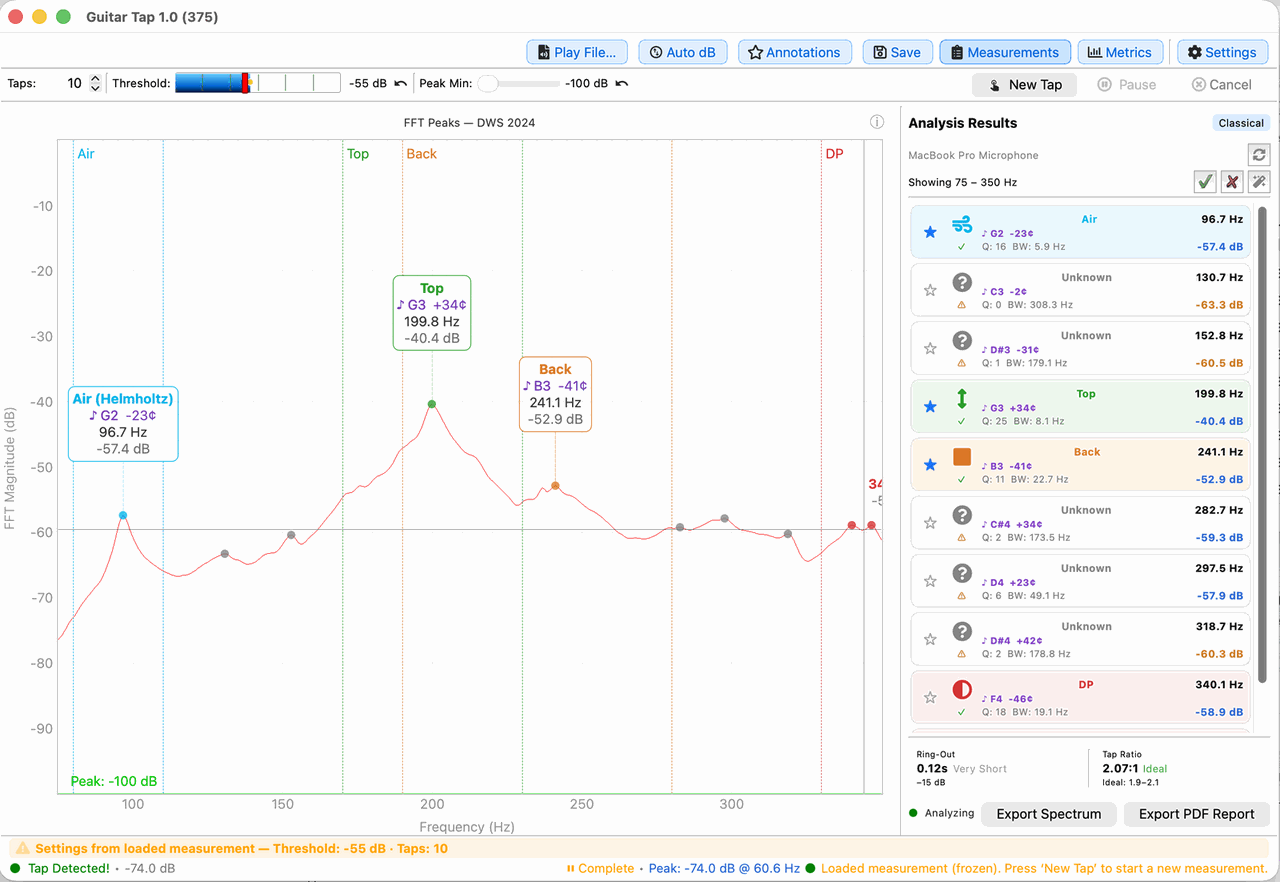

Here is the Python script that generated this plot:
""" Samples audio signal and finds the peaks of the guitar tap resonances
"""

import sys
import os

import numpy as np
import sounddevice as sd
from PyQt6 import QtWidgets, QtGui, QtCore

import fft_canvas as fft_c
import fft_toolbar as fft_t
import peaks_table as PT
import show_devices as SD
import app_settings as AS
import measurement as M
import measurements_dialog as MD
import plate_analysis as PA
import plate_dialog as PD
import guitar_modes as GM
import help_dialog as HD
import gt_images as gt_i
import qtawesome as qta

basedir = os.path.dirname(__file__)

if os.name == "nt":
    import named_mutex as NM
    from ctypes import windll
    MY_APP_ID = "dolcesfogato.guitar-tap.guitar-tap.0.5"
    windll.shell32.SetCurrentProcessExplicitAppUserModelID(MY_APP_ID)



def _vsep() -> QtWidgets.QFrame:
    """Thin vertical separator for horizontal toolbars."""
    sep = QtWidgets.QFrame()
    sep.setFrameShape(QtWidgets.QFrame.Shape.VLine)
    sep.setFrameShadow(QtWidgets.QFrame.Shadow.Sunken)
    return sep


def _hsep() -> QtWidgets.QFrame:
    """Thin horizontal separator."""
    sep = QtWidgets.QFrame()
    sep.setFrameShape(QtWidgets.QFrame.Shape.HLine)
    sep.setFrameShadow(QtWidgets.QFrame.Shadow.Sunken)
    return sep


class MainWindow(QtWidgets.QMainWindow):
    """Main application window."""

    def __init__(self) -> None:
        super().__init__()

        self.saved_path: str = ""
        self._ring_out_s: float | None = None
        self._is_running: bool = False
        self._is_paused: bool = False
        self._is_frozen: bool = False
        self._tap_count_captured: int = 0
        self._plate_dialog: PD.PlateDialog | None = None
        self._help_dialog: HD.HelpDialog | None = None
        self._metrics_dialog: QtWidgets.QDialog | None = None
        self._proc_times: list[float] = []          # rolling 30-frame processing times
        self.avg_enable_saved: bool = False

        with open(os.path.join(basedir, "./version"), "r", encoding="UTF-8") as fh:
            version = fh.read().rstrip()
        self.setWindowTitle(f"Guitar Tap {version}")

        # Menu bar — Help menu
        help_menu = self.menuBar().addMenu("Help")
        help_action = QtGui.QAction("Guitar Tap Help", self)
        help_action.setShortcut(QtGui.QKeySequence("Ctrl+?"))
        help_action.triggered.connect(self._show_help)
        help_menu.addAction(help_action)

        # Window geometry
        geom = AS.AppSettings.window_geometry()
        if geom:
            self.restoreGeometry(geom)
            screen = QtWidgets.QApplication.primaryScreen()
            if screen:
                available = screen.availableGeometry()
                w = min(self.width(), available.width() - 40)
                h = min(self.height(), available.height() - 40)
                self.resize(w, h)
                fg = self.frameGeometry()
                if not available.contains(fg.topLeft()):
                    self.move(available.center() - self.rect().center())
        else:
            self.resize(1200, 760)

        # Audio / FFT parameters
        self.threshold: int = AS.AppSettings.threshold()
        fft_settings: dict[str, int] = {
            "sampling_rate": 48000,
            "window_length": 4 * 16384,
        }
        f_range: dict[str, int] = {
            "f_min": AS.AppSettings.f_min(),
            "f_max": AS.AppSettings.f_max(),
        }

        # Build FftCanvas first — everything else references it
        self.fft_canvas = fft_c.FftCanvas(
            fft_settings["window_length"],
            fft_settings["sampling_rate"],
            f_range,
            self.threshold,
        )
        self.fft_canvas.setMinimumSize(500, 350)

        # ── Root layout (vertical) ───────────────────────────────────────
        main_widget = QtWidgets.QWidget()
        self.setCentralWidget(main_widget)
        root = QtWidgets.QVBoxLayout(main_widget)
        root.setSpacing(0)
        root.setContentsMargins(2, 2, 2, 2)

        root.addWidget(self._build_toolbar())
        root.addWidget(self._build_controls_bar(fft_settings))

        # Content row: canvas (stretch) + divider + results panel (content-sized, always visible)
        content = QtWidgets.QWidget()
        ch = QtWidgets.QHBoxLayout(content)
        ch.setSpacing(0)
        ch.setContentsMargins(0, 4, 0, 0)
        root.addWidget(content, stretch=1)

        # Left: canvas + pyqtgraph toolbar
        canvas_widget = QtWidgets.QWidget()
        cv = QtWidgets.QVBoxLayout(canvas_widget)
        cv.setContentsMargins(0, 0, 0, 0)
        cv.setSpacing(0)
        cv.addWidget(self.fft_canvas, stretch=1)
        self._fft_toolbar = fft_t.FftToolbar(self.fft_canvas, canvas_widget)
        cv.addWidget(self._fft_toolbar)
        ch.addWidget(canvas_widget, stretch=1)

        ch.addWidget(_vsep())

        # Right: results panel — sizes to its content, never hidden
        self._right_panel = self._build_right_panel(f_range)
        ch.addWidget(self._right_panel)

        # Bottom status bar
        root.addWidget(self._build_status_bar())

        # Wire everything up
        self._connect_signals()
        self._init_state(f_range)

    # ================================================================
    # Layout builders
    # ================================================================

    def _build_toolbar(self) -> QtWidgets.QWidget:
        """Top button bar: display toggles, save, measurements."""
        bar = QtWidgets.QWidget()
        bar.setObjectName("toolbar")
        bar.setStyleSheet("#toolbar { border-bottom: 1px solid palette(mid); }")
        hl = QtWidgets.QHBoxLayout(bar)
        hl.setContentsMargins(8, 4, 8, 4)
        hl.setSpacing(6)

        hl.addStretch()

        self.auto_db_btn = QtWidgets.QToolButton()
        self.auto_db_btn.setIcon(qta.icon("mdi.swap-vertical-circle-outline"))
        self.auto_db_btn.setIconSize(QtCore.QSize(18, 18))
        self.auto_db_btn.setText("Auto dB")
        self.auto_db_btn.setToolButtonStyle(
            QtCore.Qt.ToolButtonStyle.ToolButtonTextBesideIcon
        )
        self.auto_db_btn.setStyleSheet("border: none")
        self.auto_db_btn.setCheckable(True)
        self.auto_db_btn.setChecked(False)
        self.auto_db_btn.setToolTip("Automatically scale the dB axis to the spectrum floor")
        hl.addWidget(self.auto_db_btn)

        hl.addSpacing(4)

        self.annotations_btn = QtWidgets.QToolButton()
        self.annotations_btn.setIcon(qta.icon("fa5.star"))
        self.annotations_btn.setIconSize(QtCore.QSize(16, 16))
        self.annotations_btn.setText("Annotations")
        self.annotations_btn.setToolButtonStyle(
            QtCore.Qt.ToolButtonStyle.ToolButtonTextBesideIcon
        )
        self.annotations_btn.setStyleSheet("border: none")
        self.annotations_btn.setToolTip(
            "Annotation visibility: Selected\nClick to cycle: Selected → None → All"
        )
        self._ann_mode_idx: int = 0
        hl.addWidget(self.annotations_btn)

        hl.addSpacing(4)

        self.save_measurement_btn = QtWidgets.QPushButton(
            qta.icon("fa5.save"), "Save"
        )
        self.save_measurement_btn.setToolTip("Save the current held peaks to a JSON file")
        self.save_measurement_btn.setEnabled(False)
        hl.addWidget(self.save_measurement_btn)

        self.open_measurements_btn = QtWidgets.QPushButton(
            qta.icon("fa5s.clipboard-list"), "Measurements"
        )
        self.open_measurements_btn.setToolTip("Browse, load, or delete saved measurements")
        hl.addWidget(self.open_measurements_btn)

        metrics_btn = QtWidgets.QPushButton(qta.icon("fa5.chart-bar"), "Metrics")
        metrics_btn.setToolTip("Show FFT diagnostics: frame rate, sample time, processing time")
        metrics_btn.clicked.connect(self._show_metrics)
        hl.addWidget(metrics_btn)

        hl.addWidget(_vsep())

        settings_btn = QtWidgets.QPushButton(qta.icon("fa5s.cog"), "Settings")
        settings_btn.setToolTip(
            "Frequency range, spectrum averaging, audio and calibration settings"
        )
        settings_btn.clicked.connect(self._show_settings)
        hl.addWidget(settings_btn)

        return bar

    def _build_controls_bar(self, fft_settings: dict[str, int]) -> QtWidgets.QWidget:
        """Controls bar: Taps | Threshold | Hysteresis | Peak Min || New Tap | Pause | Cancel"""
        bar = QtWidgets.QWidget()
        bar.setObjectName("controls_bar")
        bar.setStyleSheet(
            "#controls_bar { border-bottom: 1px solid palette(mid); }"
        )
        hl = QtWidgets.QHBoxLayout(bar)
        hl.setContentsMargins(6, 2, 6, 2)
        hl.setSpacing(4)

        app_pt = QtWidgets.QApplication.font().pointSize()
        caption_font = QtGui.QFont(bar.font())
        caption_font.setPointSize(max(8, (app_pt if app_pt > 0 else 13) - 2))

        def _lbl(text: str) -> QtWidgets.QLabel:
            w = QtWidgets.QLabel(text)
            w.setFont(caption_font)
            return w

        def _db_slider_group(
            label: str,
            min_db: int,
            max_db: int,
            current_val: int,   # canvas 0-100 scale
            default_val: int,   # canvas 0-100 scale
            tip: str,
        ) -> tuple[QtWidgets.QSlider, QtWidgets.QLabel, QtWidgets.QToolButton]:
            """Add label + slider + dB readout + reset button to hl; return (slider, readout, reset)."""
            hl.addWidget(_lbl(label))
            slider = QtWidgets.QSlider(QtCore.Qt.Orientation.Horizontal)
            slider.setRange(min_db, max_db)
            slider.setValue(current_val - 100)   # convert to dB
            slider.setFixedWidth(80)
            slider.setToolTip(tip)
            hl.addWidget(slider)

            readout = QtWidgets.QLabel(f"{current_val - 100} dB")
            readout.setFont(caption_font)
            readout.setMinimumWidth(40)
            readout.setAlignment(
                QtCore.Qt.AlignmentFlag.AlignRight | QtCore.Qt.AlignmentFlag.AlignVCenter
            )
            hl.addWidget(readout)

            reset_btn = QtWidgets.QToolButton()
            reset_btn.setIcon(qta.icon("mdi.undo"))
            reset_btn.setStyleSheet("border: none")
            reset_btn.setToolTip(f"Reset to default ({default_val - 100} dB)")
            reset_btn.setFixedSize(18, 18)
            hl.addWidget(reset_btn)

            return slider, readout, reset_btn

        # ── Taps ──────────────────────────────────────────────────────────
        hl.addWidget(_lbl("Taps:"))
        self.tap_num_spin = QtWidgets.QSpinBox()
        self.tap_num_spin.setMinimum(1)
        self.tap_num_spin.setMaximum(10)
        self.tap_num_spin.setValue(1)
        self.tap_num_spin.setFixedWidth(45)
        self.tap_num_spin.setToolTip("Number of taps to accumulate and average")
        hl.addWidget(self.tap_num_spin)

        hl.addWidget(_vsep())

        # ── Threshold (tap detection) ──────────────────────────────────────
        tap_thresh_val = AS.AppSettings.tap_threshold()   # 0-100 scale
        self.tap_threshold_slider, self.tap_threshold_readout, _tap_reset = \
            _db_slider_group(
                "Threshold:", -80, -20, tap_thresh_val, 60,
                "Signal level that triggers tap detection\n"
                "(shown as orange dashed line on the spectrum)",
            )
        _tap_reset.clicked.connect(lambda: self.tap_threshold_slider.setValue(-40))

        hl.addWidget(_vsep())

        # ── Peak Min ──────────────────────────────────────────────────────
        peak_min_val = AS.AppSettings.threshold()   # 0-100 scale
        self.threshold_slider, self.peak_min_readout, _peak_reset = \
            _db_slider_group(
                "Peak Min:", -100, -20, peak_min_val, 40,
                "Minimum magnitude a spectral peak must have to be reported\n"
                "(shown as green line on the spectrum)",
            )
        _peak_reset.clicked.connect(lambda: self.threshold_slider.setValue(-60))

        hl.addStretch()

        # ── Plate / Brace (hidden until plate/brace mode) ─────────────────
        self.plate_analysis_btn = QtWidgets.QPushButton("Plate / Brace Analysis…")
        self.plate_analysis_btn.setVisible(False)
        self.plate_analysis_btn.setToolTip("Open the plate/brace material analysis dialog")
        hl.addWidget(self.plate_analysis_btn)

        # ── New Tap ───────────────────────────────────────────────────────
        self.new_tap_btn = QtWidgets.QPushButton("New Tap")
        self.new_tap_btn.setIcon(qta.icon("mdi.gesture-tap"))
        self.new_tap_btn.setToolTip("Clear held results and listen for the next tap")
        self.new_tap_btn.setEnabled(False)
        hl.addWidget(self.new_tap_btn)

        # ── Pause / Resume ────────────────────────────────────────────────
        self.pause_tap_btn = QtWidgets.QPushButton("Pause")
        self.pause_tap_btn.setIcon(qta.icon("fa5.pause-circle"))
        self.pause_tap_btn.setToolTip("Pause tap detection (spectrum keeps updating)")
        self.pause_tap_btn.setEnabled(False)
        hl.addWidget(self.pause_tap_btn)

        # ── Cancel ────────────────────────────────────────────────────────
        self.cancel_tap_btn = QtWidgets.QPushButton("Cancel")
        self.cancel_tap_btn.setIcon(qta.icon("fa5.times-circle"))
        self.cancel_tap_btn.setToolTip("Cancel the current multi-tap sequence")
        self.cancel_tap_btn.setEnabled(False)
        hl.addWidget(self.cancel_tap_btn)

        return bar

    def _build_right_panel(self, f_range: dict[str, int]) -> QtWidgets.QWidget:
        """Analysis Results panel (collapsible, right side of splitter)."""
        small_font = QtGui.QFont()
        small_font.setPointSize(10)
        info_font = QtGui.QFont()
        info_font.setPointSize(9)

        panel = QtWidgets.QWidget()
        panel.setSizePolicy(
            QtWidgets.QSizePolicy.Policy.Preferred,
            QtWidgets.QSizePolicy.Policy.Expanding,
        )
        vbox = QtWidgets.QVBoxLayout(panel)
        vbox.setContentsMargins(6, 4, 6, 4)
        vbox.setSpacing(4)

        # Title
        title = QtWidgets.QLabel("Analysis Results")
        bold_font = QtGui.QFont()
        bold_font.setBold(True)
        bold_font.setPointSize(13)
        title.setFont(bold_font)
        vbox.addWidget(title)

        # Guitar type and measurement type — hidden; shown in Settings dialog
        self.guitar_type_combo = QtWidgets.QComboBox()
        self.guitar_type_combo.addItems(["Classical", "Flamenco", "Acoustic"])
        self.guitar_type_combo.setToolTip(
            "Select the guitar type to set mode classification frequency bands"
        )
        self.measurement_type_combo = QtWidgets.QComboBox()
        self.measurement_type_combo.addItems(["Guitar", "Plate", "Brace"])
        self.measurement_type_combo.setToolTip(
            "Guitar: FFT peak analysis\nPlate / Brace: two-tap material property analysis"
        )

        # Frequency range label + measurement type badge (read-only)
        freq_row = QtWidgets.QHBoxLayout()
        self.freq_range_label = QtWidgets.QLabel(
            f"Showing {f_range['f_min']} – {f_range['f_max']} Hz"
        )
        self.freq_range_label.setFont(small_font)
        freq_row.addWidget(self.freq_range_label, stretch=1)

        self.measurement_type_badge = QtWidgets.QLabel("Guitar")
        self.measurement_type_badge.setFont(small_font)
        self.measurement_type_badge.setAlignment(
            QtCore.Qt.AlignmentFlag.AlignCenter
        )
        self.measurement_type_badge.setStyleSheet(
            "background: rgba(0,100,255,0.15); border-radius: 4px;"
            "padding: 1px 6px;"
        )
        freq_row.addWidget(self.measurement_type_badge)
        vbox.addLayout(freq_row)

        vbox.addWidget(_hsep())

        # "Detected Peaks & Modes" header + Select All / Deselect All buttons
        peaks_header = QtWidgets.QHBoxLayout()
        peaks_lbl = QtWidgets.QLabel("Detected Peaks & Modes")
        peaks_lbl.setFont(small_font)
        peaks_header.addWidget(peaks_lbl, stretch=1)

        style = self.style()
        self.select_all_btn = QtWidgets.QToolButton()
        self.select_all_btn.setIcon(
            style.standardIcon(QtWidgets.QStyle.StandardPixmap.SP_DialogApplyButton)
            if style else QtGui.QIcon()
        )
        self.select_all_btn.setIconSize(QtCore.QSize(14, 14))
        self.select_all_btn.setFixedSize(22, 22)
        self.select_all_btn.setToolTip("Select all peaks")
        self.select_all_btn.setEnabled(False)
        peaks_header.addWidget(self.select_all_btn)

        self.deselect_all_btn = QtWidgets.QToolButton()
        self.deselect_all_btn.setIcon(
            style.standardIcon(QtWidgets.QStyle.StandardPixmap.SP_DialogCancelButton)
            if style else QtGui.QIcon()
        )
        self.deselect_all_btn.setIconSize(QtCore.QSize(14, 14))
        self.deselect_all_btn.setFixedSize(22, 22)
        self.deselect_all_btn.setToolTip("Deselect all peaks")
        self.deselect_all_btn.setEnabled(False)
        peaks_header.addWidget(self.deselect_all_btn)

        vbox.addLayout(peaks_header)

        # Peaks table — the main content (takes all available vertical space)
        self.peak_widget = PT.PeakTable()
        vbox.addWidget(self.peak_widget, stretch=1)

        vbox.addWidget(_hsep())

        # Ring-Out time
        def _result_row(label: str) -> QtWidgets.QLabel:
            row = QtWidgets.QHBoxLayout()
            lbl = QtWidgets.QLabel(label)
            lbl.setFont(small_font)
            val = QtWidgets.QLabel("—")
            val.setFont(small_font)
            val.setAlignment(QtCore.Qt.AlignmentFlag.AlignRight)
            row.addWidget(lbl)
            row.addWidget(val)
            vbox.addLayout(row)
            return val

        ring_out_lbl = QtWidgets.QLabel("Ring-Out Time")
        ring_out_lbl.setFont(small_font)
        vbox.addWidget(ring_out_lbl)
        self.ring_out_value = _result_row("Decay:")

        vbox.addWidget(_hsep())

        # Tap tone ratios
        ratios_title = QtWidgets.QLabel("Tap Tone Ratio")
        ratios_title.setFont(small_font)
        vbox.addWidget(ratios_title)

        self.ratio_top_helm  = _result_row("Top / Helm:")
        self.ratio_back_helm = _result_row("Back / Helm:")
        self.ratio_top_back  = _result_row("Top / Back:")

        vbox.addWidget(_hsep())

        # Export buttons
        self.export_spectrum_btn = QtWidgets.QPushButton("Export Spectrum")
        self.export_spectrum_btn.setEnabled(False)
        self.export_spectrum_btn.setToolTip("Export the current spectrum as a PNG image")
        vbox.addWidget(self.export_spectrum_btn)

        self.export_pdf_btn = QtWidgets.QPushButton("Export PDF Report")
        self.export_pdf_btn.setEnabled(False)
        self.export_pdf_btn.setToolTip("Export the current measurement to a PDF report")
        vbox.addWidget(self.export_pdf_btn)

        # Averaging widgets: shown in Settings dialog, not in main layout
        self.num_averages = QtWidgets.QSpinBox()
        self.num_averages.setMinimum(0)
        self.num_averages.setMaximum(10)
        self.num_averages.setValue(0)

        self.avg_enable = QtWidgets.QToolButton()
        self.avg_enable.setCheckable(True)
        self.avg_enable.setChecked(False)

        self.avg_restart = QtWidgets.QPushButton()
        _style = self.style()
        if _style is not None:
            pixmapi = getattr(QtWidgets.QStyle.StandardPixmap, "SP_MediaSkipBackward")
            self.avg_restart.setIcon(_style.standardIcon(pixmapi))

        self.avg_completed = QtWidgets.QLabel("0")

        self.avg_done = QtWidgets.QLabel()
        _red_px = gt_i.GtImages.red_pixmap()
        if _red_px is not None:
            self.avg_done.setPixmap(_red_px)

        # Frequency range spinners: shown in Settings dialog
        self.min_spin = QtWidgets.QSpinBox()
        self.min_spin.setMinimum(0)
        self.min_spin.setMaximum(22050)
        self.min_spin.setValue(int(f_range["f_min"]))

        self.max_spin = QtWidgets.QSpinBox()
        self.max_spin.setMinimum(0)
        self.max_spin.setMaximum(22050)
        self.max_spin.setValue(int(f_range["f_max"]))

        return panel

    def _build_decay_strip(self) -> QtWidgets.QWidget:
        """Thin strip below the spectrum showing ring-out decay time."""
        strip = QtWidgets.QWidget()
        strip.setObjectName("decay_strip")
        strip.setStyleSheet("#decay_strip { border-top: 1px solid palette(mid); }")
        hl = QtWidgets.QHBoxLayout(strip)
        hl.setContentsMargins(8, 2, 8, 2)

        small_font = QtGui.QFont()
        small_font.setPointSize(10)

        lbl = QtWidgets.QLabel("Decay:")
        lbl.setFont(small_font)
        hl.addWidget(lbl)

        self.ring_out_value = QtWidgets.QLabel("—")
        self.ring_out_value.setFont(small_font)
        self.ring_out_value.setToolTip("Ring-out: time from tap peak to 15 dB drop")
        hl.addWidget(self.ring_out_value)

        hl.addStretch()
        return strip

    def _build_status_bar(self) -> QtWidgets.QWidget:
        """Bottom status bar: device name | calibration | running status."""
        bar = QtWidgets.QWidget()
        bar.setObjectName("bottom_status_bar")
        bar.setStyleSheet("#bottom_status_bar { border-top: 1px solid palette(mid); }")
        hl = QtWidgets.QHBoxLayout(bar)
        hl.setContentsMargins(8, 3, 8, 3)
        hl.setSpacing(8)

        small_font = QtGui.QFont()
        small_font.setPointSize(10)

        self.device_status_lbl = QtWidgets.QLabel("No device")
        self.device_status_lbl.setFont(small_font)
        hl.addWidget(self.device_status_lbl)

        hl.addWidget(_vsep())

        self.cal_status = QtWidgets.QLabel("Calibration: none")
        self.cal_status.setFont(small_font)
        hl.addWidget(self.cal_status)

        hl.addStretch()

        self.status_label = QtWidgets.QLabel("● Stopped")
        self.status_label.setFont(small_font)
        hl.addWidget(self.status_label)

        return bar

    def _show_metrics(self) -> None:
        """Non-modal dialog showing live FFT diagnostics."""
        if self._metrics_dialog and self._metrics_dialog.isVisible():
            self._metrics_dialog.raise_()
            self._metrics_dialog.activateWindow()
            return

        fft_settings = {"sampling_rate": 48000, "window_length": 4 * 16384}
        sr          = fft_settings["sampling_rate"]
        wl          = fft_settings["window_length"]
        spectral_res = sr / wl
        bandwidth    = sr / 2
        sample_len   = wl / sr
        bin_count    = wl // 2 + 1

        dlg = QtWidgets.QDialog(self)
        dlg.setWindowTitle("FFT Metrics")
        dlg.setMinimumWidth(380)
        dlg.setAttribute(QtCore.Qt.WidgetAttribute.WA_DeleteOnClose)
        dlg.destroyed.connect(lambda: setattr(self, "_metrics_dialog", None))
        self._metrics_dialog = dlg

        sub_font = QtGui.QFont(dlg.font())
        sub_font.setPointSize(max(8, sub_font.pointSize() - 2))
        mono_font = QtGui.QFont(dlg.font())
        mono_font.setFamily("Menlo, Courier, monospace")
        mono_font.setStyleHint(QtGui.QFont.StyleHint.Monospace)

        def _fmt_freq(hz: float) -> str:
            return f"{hz/1000:.2f} kHz" if hz >= 1000 else f"{hz:.1f} Hz"

        def _divider() -> QtWidgets.QFrame:
            f = QtWidgets.QFrame()
            f.setFrameShape(QtWidgets.QFrame.Shape.HLine)
            f.setFrameShadow(QtWidgets.QFrame.Shadow.Sunken)
            return f

        def _metric_row(
            label: str, subtitle: str, value: str = "—", color: str = ""
        ) -> tuple[QtWidgets.QHBoxLayout, QtWidgets.QLabel]:
            """Replicates Swift MetricRow: label+subtitle left, monospaced value right."""
            row = QtWidgets.QHBoxLayout()
            row.setContentsMargins(0, 2, 0, 2)
            lv = QtWidgets.QVBoxLayout()
            lv.setContentsMargins(0, 0, 0, 0)
            lv.setSpacing(1)
            lv.addWidget(QtWidgets.QLabel(label))
            sub = QtWidgets.QLabel(subtitle)
            sub.setFont(sub_font)
            sub.setStyleSheet("color: gray")
            lv.addWidget(sub)
            row.addLayout(lv)
            row.addStretch()
            val = QtWidgets.QLabel(value)
            val.setFont(mono_font)
            val.setStyleSheet(f"font-weight: bold; color: {color}" if color else "font-weight: bold")
            row.addWidget(val)
            return row, val

        def _group(title: str, rows_and_dividers: list) -> QtWidgets.QGroupBox:
            grp = QtWidgets.QGroupBox(title)
            vl = QtWidgets.QVBoxLayout(grp)
            vl.setContentsMargins(8, 8, 8, 8)
            vl.setSpacing(4)
            for item in rows_and_dividers:
                if isinstance(item, QtWidgets.QFrame):
                    vl.addWidget(item)
                else:
                    vl.addLayout(item)
            return grp

        outer = QtWidgets.QVBoxLayout(dlg)
        outer.setContentsMargins(12, 12, 12, 12)
        outer.setSpacing(12)

        # ── Analysis Configuration ────────────────────────────────────────
        r1, _  = _metric_row("Frequency Resolution", "Hz per bin", _fmt_freq(spectral_res))
        r2, _  = _metric_row("Bin Count", "FFT output bins (guitar mode only)", f"{bin_count:,}")
        r3, _  = _metric_row("Sample Rate", "Hardware capture rate", f"{sr:,.0f} Hz")
        r4, _  = _metric_row("Bandwidth", "0 Hz to Nyquist", _fmt_freq(bandwidth))
        r5, _  = _metric_row("Sample Length", "Time window duration", f"{sample_len:.2f} s")
        r6, self._metrics_framerate_lbl = _metric_row("Frame Rate", "FFT calculations/sec")
        outer.addWidget(_group("Analysis Configuration", [
            r1, _divider(), r2, _divider(), r3, _divider(), r4, _divider(), r5, _divider(), r6,
        ]))

        # ── Performance ───────────────────────────────────────────────────
        r7,  self._metrics_proctime_lbl     = _metric_row("Processing Time",    "Last frame")
        r8,  self._metrics_avg_proctime_lbl = _metric_row("Average Processing", "30-frame average")
        r9,  self._metrics_cpu_lbl          = _metric_row("CPU Usage",          "Of available frame time")
        outer.addWidget(_group("Performance", [
            r7, _divider(), r8, _divider(), r9,
        ]))

        # ── Peak Detection ────────────────────────────────────────────────
        r10, self._metrics_peak_freq_lbl = _metric_row("Peak Frequency", "Dominant frequency")
        r11, self._metrics_peak_mag_lbl  = _metric_row("Peak Magnitude", "Signal strength")
        outer.addWidget(_group("Peak Detection", [
            r10, _divider(), r11,
        ]))

        # ── Status (small, caption style, matches Swift HStack) ───────────
        status_row = QtWidgets.QHBoxLayout()
        self._metrics_status_dot = QtWidgets.QLabel("●")
        self._metrics_status_dot.setFont(sub_font)
        status_row.addWidget(self._metrics_status_dot)
        self._metrics_status_lbl = QtWidgets.QLabel()
        self._metrics_status_lbl.setFont(sub_font)
        self._metrics_status_lbl.setStyleSheet("color: gray")
        status_row.addWidget(self._metrics_status_lbl)
        status_row.addStretch()
        if self._is_running:
            self._metrics_status_dot.setStyleSheet("color: green")
            self._metrics_status_lbl.setText("Analyzing")
        else:
            self._metrics_status_dot.setStyleSheet("color: gray")
            self._metrics_status_lbl.setText("Stopped")
        outer.addLayout(status_row)

        close_btn = QtWidgets.QPushButton("Close")
        close_btn.clicked.connect(dlg.accept)
        outer.addWidget(close_btn)

        dlg.show()

    # ================================================================
    # Signal connections
    # ================================================================

    def _connect_signals(self) -> None:
        canvas = self.fft_canvas

        # Peak Min slider (dB) ↔ canvas (0-100 scale)
        self.threshold_slider.valueChanged.connect(self._on_threshold_changed)

        # Tap detection threshold slider (dB) ↔ canvas (0-100 scale)
        self.tap_threshold_slider.valueChanged.connect(self._on_tap_threshold_changed)

        # Pause / Cancel / tap-detection-paused
        self.pause_tap_btn.clicked.connect(self._on_pause_tap)
        self.cancel_tap_btn.clicked.connect(self._on_cancel_tap)
        canvas.tapDetectionPaused.connect(self._on_tap_detection_paused)

        # Frequency range spinners → canvas + label + persist
        self.min_spin.valueChanged.connect(self._on_fmin_changed)
        self.max_spin.valueChanged.connect(self._on_fmax_changed)

        # Auto dB
        self.auto_db_btn.toggled.connect(canvas.set_auto_scale)
        self.auto_db_btn.toggled.connect(self._on_auto_db_toggled)

        # Annotations cycling button
        self.annotations_btn.clicked.connect(self._on_cycle_annotation_mode)

        # Select / deselect all peaks
        self.select_all_btn.clicked.connect(self._on_select_all_peaks)
        self.deselect_all_btn.clicked.connect(self._on_deselect_all_peaks)

        # Guitar type
        self.guitar_type_combo.currentTextChanged.connect(self._on_guitar_type_changed)

        # Measurement type + plate dialog
        self.measurement_type_combo.currentTextChanged.connect(
            self._on_measurement_type_changed
        )
        self.plate_analysis_btn.clicked.connect(self._on_open_plate_dialog)
        canvas.plateStatusChanged.connect(self._on_plate_status_changed)
        canvas.plateAnalysisComplete.connect(self._on_plate_analysis_complete)

        # Peaks table ← canvas
        canvas.peaksChanged.connect(self.peak_widget.update_data)
        canvas.peaksChanged.connect(self._on_peaks_changed_ratios)
        canvas.peakSelected.connect(self.peak_widget.select_row)
        canvas.peakDeselected.connect(self.peak_widget.clear_selection)
        canvas.averagesChanged.connect(self.set_avg_completed)
        canvas.framerateUpdate.connect(self._on_framerate_update)
        canvas.newSample.connect(self.peak_widget.new_data)
        canvas.annotations.restoreFocus.connect(self.peak_widget.restore_focus)

        # Peaks table → canvas annotations
        model = self.peak_widget.model
        model.annotationUpdate.connect(canvas.annotations.update_annotation)
        model.clearAnnotations.connect(canvas.annotations.clear_annotations)
        model.showAnnotation.connect(canvas.annotations.show_annotation)
        model.hideAnnotation.connect(canvas.annotations.hide_annotation)
        model.hideAnnotations.connect(canvas.annotations.hide_annotations)

        self.peak_widget.peaks_table.clearPeaks.connect(canvas.clear_selected_peak)
        self.peak_widget.peaks_table.clearPeaks.connect(
            self.peak_widget.clear_selected_peak
        )
        self.peak_widget.peaks_table.selectionModel().selectionChanged.connect(
            self.peak_selection_changed
        )

        # Tap events
        canvas.tapDetected.connect(self._on_tap_detected)
        canvas.ringOutMeasured.connect(self.set_ring_out)
        canvas.ringOutMeasured.connect(self._on_ring_out_measured)
        canvas.tapCountChanged.connect(self.set_tap_count)
        canvas.devicesChanged.connect(self._on_devices_changed)
        canvas.currentDeviceLost.connect(self._on_device_lost)

        # Toolbar / controls buttons
        self.new_tap_btn.clicked.connect(self._on_new_tap)
        self.save_measurement_btn.clicked.connect(self._on_save_measurement)
        self.open_measurements_btn.clicked.connect(self._on_open_measurements)
        self.export_spectrum_btn.clicked.connect(self._on_export_spectrum)
        self.export_pdf_btn.clicked.connect(self._on_export_pdf)

        # Tap accumulator
        self.tap_num_spin.valueChanged.connect(canvas.set_tap_num)

    def _init_state(self, f_range: dict[str, int]) -> None:
        """Restore saved values and initialise display state."""
        canvas = self.fft_canvas

        saved_gt = AS.AppSettings.guitar_type()
        self.guitar_type_combo.setCurrentText(saved_gt)
        self.peak_widget.model.set_guitar_type(saved_gt)
        canvas.set_guitar_type_bands(saved_gt)

        self.set_frozen(False)

        # Restore calibration status label and device name in status bar
        device_name = canvas.current_calibration_device() or AS.AppSettings.device_name()
        if device_name:
            self.device_status_lbl.setText(device_name)
            cal_path = AS.AppSettings.calibration_for_device(device_name)
            self.set_calibration_status(cal_path)

        self._start_analyzer()

    # ================================================================
    # State update methods (formerly in PeakControls)
    # ================================================================

    def set_running(self, running: bool) -> None:
        if running:
            self.status_label.setText("● Listening for tap…")
        else:
            self.status_label.setText("● Stopped")
            self._is_paused = False
        self._update_tap_buttons()

    def set_tap_count(self, captured: int, total: int) -> None:
        self._tap_count_captured = captured
        if total > 1:
            self.status_label.setText(f"● Tap {captured} / {total}")
        self._update_tap_buttons()

    def set_ring_out(self, time_s: float) -> None:
        self.ring_out_value.setText(f"{time_s:.2f} s")

    def set_calibration_status(self, path: str) -> None:
        if path:
            self.cal_status.setText(f"Cal: {os.path.basename(path)}")
        else:
            self.cal_status.setText("Calibration: none")

    def _on_auto_db_toggled(self, enabled: bool) -> None:
        if enabled:
            self.auto_db_btn.setIcon(qta.icon("mdi.swap-vertical-circle", color="#27ae60"))
        else:
            self.auto_db_btn.setIcon(qta.icon("mdi.swap-vertical-circle-outline"))

    def _on_framerate_update(
        self, framerate: float, _sampletime: float, processingtime: float
    ) -> None:
        # Maintain rolling 30-frame average of processing time
        self._proc_times.append(processingtime)
        if len(self._proc_times) > 30:
            self._proc_times.pop(0)

        if not (self._metrics_dialog and self._metrics_dialog.isVisible()):
            return

        proc_ms = processingtime * 1000
        avg_ms  = (sum(self._proc_times) / len(self._proc_times)) * 1000
        cpu_pct = (avg_ms / (1000 / framerate)) * 100 if framerate > 0 else 0

        self._metrics_framerate_lbl.setText(f"{framerate:.1f} Hz")
        self._metrics_proctime_lbl.setText(f"{proc_ms:.3f} ms")
        self._metrics_avg_proctime_lbl.setText(f"{avg_ms:.3f} ms")

        if cpu_pct < 50:
            cpu_color = "green"
        elif cpu_pct < 80:
            cpu_color = "orange"
        elif cpu_pct < 95:
            cpu_color = "darkorange"
        else:
            cpu_color = "red"
        self._metrics_cpu_lbl.setText(f"{cpu_pct:.1f}%")
        self._metrics_cpu_lbl.setStyleSheet(f"color: {cpu_color}")

        # Color-code processing time using same thresholds as CPU
        frame_ms = (1000 / framerate) if framerate > 0 else 100
        proc_pct = (proc_ms / frame_ms) * 100
        if proc_pct < 50:
            proc_color = "green"
        elif proc_pct < 80:
            proc_color = "orange"
        elif proc_pct < 95:
            proc_color = "darkorange"
        else:
            proc_color = "red"
        self._metrics_proctime_lbl.setStyleSheet(f"color: {proc_color}")
        self._metrics_avg_proctime_lbl.setStyleSheet(f"color: {cpu_color}")

        # Peak detection — dominant peak by magnitude
        peaks = self.fft_canvas.saved_peaks
        if peaks.ndim == 2 and peaks.shape[0] > 0:
            best = int(np.argmax(peaks[:, 1]))
            self._metrics_peak_freq_lbl.setText(f"{peaks[best, 0]:.1f} Hz")
            self._metrics_peak_mag_lbl.setText(f"{peaks[best, 1]:.1f} dB")
        else:
            self._metrics_peak_freq_lbl.setText("—")
            self._metrics_peak_mag_lbl.setText("—")

        # Status
        if self._is_running:
            self._metrics_status_dot.setStyleSheet("color: green")
            self._metrics_status_lbl.setText("Analyzing")
        else:
            self._metrics_status_dot.setStyleSheet("color: gray")
            self._metrics_status_lbl.setText("Stopped")

    def update_tap_tone_ratios(self, mode_freqs: dict[str, float]) -> None:
        helm = mode_freqs.get("Helmholtz T(1,1)_1")
        top  = mode_freqs.get("Top T(1,1)_2")
        back = mode_freqs.get("Back T(1,1)_3")

        def _fmt(a: float | None, b: float | None) -> str:
            if a and b and b > 0:
                return f"{a / b:.3f}"
            return "—"

        self.ratio_top_helm.setText(_fmt(top, helm))
        self.ratio_back_helm.setText(_fmt(back, helm))
        self.ratio_top_back.setText(_fmt(top, back))

    def set_avg_enable(self, state: bool) -> None:
        self.fft_canvas.set_avg_enable(state)
        if state:
            self.avg_enable.setIcon(gt_i.GtImages.green_button_icon() or QtGui.QIcon())
            self.avg_restart.setEnabled(True)
        else:
            self.avg_enable.setIcon(gt_i.GtImages.red_button_icon() or QtGui.QIcon())
            self.avg_restart.setEnabled(False)

    def set_frozen(self, checked: bool) -> None:
        self._is_frozen = checked
        self.fft_canvas.set_frozen(checked)
        self.peak_widget.data_held(checked)
        if checked:
            # Re-apply the current annotation mode (data_held always defaults to Selected)
            current_mode = self._ANN_MODES[self._ann_mode_idx][0]
            if current_mode != "Selected":
                self._apply_annotation_mode(current_mode)
            # Disable auto-scale when spectrum is frozen (matches Swift behaviour)
            if self.auto_db_btn.isChecked():
                self.auto_db_btn.setChecked(False)

        if checked:
            self.avg_enable_saved = self.avg_enable.isChecked()
            self.set_avg_enable(False)
            self.avg_enable.setEnabled(False)
            self.avg_restart.setEnabled(False)
            self.save_measurement_btn.setEnabled(True)
            self.export_spectrum_btn.setEnabled(True)
            self.export_pdf_btn.setEnabled(True)
            self.select_all_btn.setEnabled(True)
            self.deselect_all_btn.setEnabled(True)
        else:
            self.avg_enable.setEnabled(True)
            self.save_measurement_btn.setEnabled(False)
            self.export_spectrum_btn.setEnabled(False)
            self.export_pdf_btn.setEnabled(False)
            self.select_all_btn.setEnabled(False)
            self.deselect_all_btn.setEnabled(False)
        self._update_tap_buttons()

    def reset_averaging(self) -> None:
        self.fft_canvas.reset_averaging()
        self.set_avg_completed(0)
        _px = gt_i.GtImages.red_pixmap()
        if _px is not None:
            self.avg_done.setPixmap(_px)
        if self._is_frozen:
            self.set_frozen(False)

    def set_avg_completed(self, count: int) -> None:
        self.avg_completed.setText(str(count))
        if count >= self.num_averages.value():
            _px = gt_i.GtImages.green_pixmap()
            if _px is not None:
                self.avg_done.setPixmap(_px)
            self.num_averages.setEnabled(True)
            self.set_frozen(True)
            self.avg_restart.setEnabled(True)
        else:
            self.num_averages.setEnabled(False)
            self.avg_restart.setEnabled(False)
            self.avg_enable.setEnabled(False)

    # ================================================================
    # Frequency range
    # ================================================================

    def _on_fmin_changed(self, value: int) -> None:
        self.fft_canvas.set_fmin(value)
        AS.AppSettings.set_f_min(value)
        self._update_freq_range_label()

    def _on_fmax_changed(self, value: int) -> None:
        self.fft_canvas.set_fmax(value)
        AS.AppSettings.set_f_max(value)
        self._update_freq_range_label()

    def _update_freq_range_label(self) -> None:
        self.freq_range_label.setText(
            f"Showing {self.min_spin.value()} – {self.max_spin.value()} Hz"
        )

    # ================================================================
    # Annotation visibility cycling
    # ================================================================

    # (mode, icon_name) — order defines the cycle; matches Swift: selected→all→none
    _ANN_MODES: tuple[tuple[str, str], ...] = (
        ("Selected", "fa5.star"),       # star.fill
        ("None",     "fa5.eye-slash"),  # eye.slash
        ("All",      "fa5.eye"),        # eye
    )

    def _on_cycle_annotation_mode(self) -> None:
        self._ann_mode_idx = (self._ann_mode_idx + 1) % len(self._ANN_MODES)
        next_mode, next_icon = self._ANN_MODES[self._ann_mode_idx]
        self.annotations_btn.setIcon(qta.icon(next_icon))
        self.annotations_btn.setToolTip(
            f"Annotation visibility: {next_mode}\n"
            "Click to cycle: Selected → None → All"
        )
        self._apply_annotation_mode(next_mode)

    def _apply_annotation_mode(self, mode: str) -> None:
        model = self.peak_widget.model
        canvas = self.fft_canvas
        if mode == "All":
            model.show_all_annotations()
        elif mode == "Selected":
            canvas.annotations.hide_annotations()
            model.show_annotations()
        else:  # "None"
            canvas.annotations.hide_annotations()

    # ================================================================
    # Threshold / hysteresis
    # ================================================================

    def _on_threshold_changed(self, db_val: int) -> None:
        self.fft_canvas.set_threshold(db_val + 100)
        AS.AppSettings.set_threshold(db_val + 100)
        self.peak_min_readout.setText(f"{db_val} dB")

    def _on_tap_threshold_changed(self, db_val: int) -> None:
        self.fft_canvas.set_tap_threshold(db_val + 100)
        AS.AppSettings.set_tap_threshold(db_val + 100)
        self.tap_threshold_readout.setText(f"{db_val} dB")

    # ================================================================
    # Tap button state
    # ================================================================

    def _update_tap_buttons(self) -> None:
        """Refresh enabled/disabled state of New Tap, Pause, and Cancel buttons."""
        tap_num = self.tap_num_spin.value()
        is_plate = self.measurement_type_combo.currentText() in ("Plate", "Brace")
        is_detecting = self._is_running and not self._is_frozen

        # New Tap is only meaningful when the spectrum is frozen (results held).
        # On startup the app auto-listens, so New Tap is disabled until a tap is captured.
        self.new_tap_btn.setEnabled(self._is_running and self._is_frozen)

        self.pause_tap_btn.setEnabled(is_detecting and (tap_num > 1 or is_plate))
        self.cancel_tap_btn.setEnabled(
            is_detecting and tap_num > 1
            and 0 < self._tap_count_captured < tap_num
        )

    # ================================================================
    # Pause / Cancel tap detection
    # ================================================================

    def _on_pause_tap(self) -> None:
        if self._is_paused:
            self.fft_canvas.resume_tap_detection()
        else:
            self.fft_canvas.pause_tap_detection()

    def _on_cancel_tap(self) -> None:
        self._is_paused = False
        self.fft_canvas.cancel_tap_sequence()
        self._tap_count_captured = 0
        self._update_tap_buttons()

    def _on_tap_detection_paused(self, paused: bool) -> None:
        self._is_paused = paused
        if paused:
            self.pause_tap_btn.setText("Resume")
            self.pause_tap_btn.setIcon(qta.icon("fa5.play-circle"))
        else:
            self.pause_tap_btn.setText("Pause")
            self.pause_tap_btn.setIcon(qta.icon("fa5.pause-circle"))
        self._update_tap_buttons()

    # ================================================================
    # Start / Stop
    # ================================================================

    def _start_analyzer(self) -> None:
        self._is_running = True
        self.set_running(True)
        self.fft_canvas.start_analyzer()

    def _stop_analyzer(self) -> None:
        self._is_running = False
        self.set_running(False)
        self.fft_canvas.stop_analyzer()

    # ================================================================
    # Tap events
    # ================================================================

    def _on_tap_detected(self) -> None:
        """Auto-hold results when a tap fires (guitar mode only)."""
        if self.measurement_type_combo.currentText() != "Guitar":
            return
        if not self._is_frozen:
            self.set_frozen(True)

    def _on_new_tap(self) -> None:
        """Begin a new tap sequence, clearing any in-progress accumulated spectra."""
        if self._is_frozen:
            self.set_frozen(False)
        self._is_paused = False
        # start_tap_sequence clears accumulated spectra and restarts the warmup,
        # preventing leftover spectra from a previous partial sequence polluting the next one.
        self.fft_canvas.start_tap_sequence()
        n = self.tap_num_spin.value()
        if n == 1:
            self.status_label.setText("● Listening for tap…")

    def _on_ring_out_measured(self, time_s: float) -> None:
        self._ring_out_s = time_s

    # ================================================================
    # Peak select / deselect all
    # ================================================================

    def _on_select_all_peaks(self) -> None:
        self.peak_widget.model.select_all_peaks()

    def _on_deselect_all_peaks(self) -> None:
        self.peak_widget.model.deselect_all_peaks()

    # ================================================================
    # Guitar type
    # ================================================================

    def _on_guitar_type_changed(self, guitar_type: str) -> None:
        AS.AppSettings.set_guitar_type(guitar_type)
        self.peak_widget.model.set_guitar_type(guitar_type)
        self.fft_canvas.set_guitar_type_bands(guitar_type)

    # ================================================================
    # Peaks / ratios
    # ================================================================

    def _on_peaks_changed_ratios(self, peaks: object) -> None:
        import numpy as np
        if not isinstance(peaks, np.ndarray) or peaks.ndim != 2 or peaks.shape[0] == 0:
            return
        guitar_type_str = self.guitar_type_combo.currentText()
        try:
            guitar_type = GM.GuitarType(guitar_type_str)
        except ValueError:
            return
        mode_freqs: dict[str, float] = {}
        for row in range(peaks.shape[0]):
            freq = float(peaks[row, 0])
            mode = GM.classify_peak(freq, guitar_type)
            if mode and mode not in mode_freqs:
                mode_freqs[mode] = freq
        self.update_tap_tone_ratios(mode_freqs)

    def peak_selection_changed(
        self, selected: QtCore.QItemSelection, deselected: QtCore.QItemSelection
    ) -> None:
        if len(deselected.indexes()) > 0:
            self._row_deselect(deselected.indexes()[0])
        if len(selected.indexes()) > 0:
            self._row_select(selected.indexes()[0])

    def _row_deselect(self, proxy_idx: QtCore.QModelIndex) -> None:
        proxy_model = self.peak_widget.peaks_table.model()
        src_idx = proxy_model.mapToSource(proxy_idx)
        freq = proxy_model.sourceModel().freq_value(src_idx)
        self.fft_canvas.deselect_peak(freq)

    def _row_select(self, proxy_idx: QtCore.QModelIndex) -> None:
        proxy_model = self.peak_widget.peaks_table.model()
        src_idx = proxy_model.mapToSource(proxy_idx)
        freq = proxy_model.sourceModel().freq_value(src_idx)
        self.fft_canvas.select_peak(freq)
        self.peak_widget.selected_freq = freq
        self.peak_widget.selected_freq_index = src_idx.row()

    # ================================================================
    # Measurement type / plate analysis
    # ================================================================

    def _on_measurement_type_changed(self, measurement_type: str) -> None:
        self.fft_canvas.set_measurement_type(measurement_type)
        self.plate_analysis_btn.setVisible(
            measurement_type in ("Plate", "Brace")
        )
        # Update read-only badge in results panel
        is_guitar = measurement_type not in ("Plate", "Brace")
        self.measurement_type_badge.setText(measurement_type)
        self.measurement_type_badge.setStyleSheet(
            "background: rgba(0,100,255,0.15); border-radius: 4px; padding: 1px 6px;"
            if is_guitar else
            "background: rgba(255,140,0,0.20); border-radius: 4px; padding: 1px 6px;"
        )

    def _on_open_plate_dialog(self) -> None:
        if self._plate_dialog is None or not self._plate_dialog.isVisible():
            self._plate_dialog = PD.PlateDialog(self)
            self._plate_dialog.startAnalysis.connect(
                self.fft_canvas.start_plate_analysis
            )
            self._plate_dialog.resetAnalysis.connect(
                self.fft_canvas.reset_plate_analysis
            )
        self._plate_dialog.show()
        self._plate_dialog.raise_()
        self._plate_dialog.activateWindow()

    def _on_plate_status_changed(self, status: str) -> None:
        if self._plate_dialog and self._plate_dialog.isVisible():
            self._plate_dialog.set_status(status)

    def _on_plate_analysis_complete(self, f_long: float, f_cross: float) -> None:
        if self._plate_dialog is None:
            return
        dims = self._plate_dialog.dimensions()
        if dims is None:
            QtWidgets.QMessageBox.warning(
                self,
                "Missing Dimensions",
                "Plate dimensions are required to calculate material properties.",
            )
            return
        try:
            props = PA.calculate_properties(dims, f_long, f_cross)
        except ValueError as exc:
            QtWidgets.QMessageBox.warning(self, "Calculation Error", str(exc))
            return
        self._plate_dialog.show_results(f_long, f_cross, props)

    # ================================================================
    # Measurements save / load / export
    # ================================================================

    def _collect_measurement(self) -> M.PeakMeasurement:
        canvas = self.fft_canvas
        model  = self.peak_widget.model

        peaks: list[M.PeakEntry] = []
        for row in range(model.rowCount(QtCore.QModelIndex())):
            idx  = model.index(row, 0)
            freq = model.freq_value(idx)
            mag  = model.magnitude_value(idx)
            q    = model.q_value(idx)
            show = model.show_value(idx)
            mode = model.mode_value(idx)
            peaks.append(M.PeakEntry(freq=freq, mag=mag, q=q, show=show, mode=mode))

        annotations: list[M.AnnotationEntry] = []
        for ann_dict in canvas.annotations.annotations:
            annotations.append(
                M.AnnotationEntry(
                    freq=ann_dict["freq"],
                    mag=ann_dict["mag"],
                    text=ann_dict["text"],
                    xytext=list(ann_dict["xytext"]),
                )
            )

        return M.PeakMeasurement.create(
            guitar_type=self.guitar_type_combo.currentText(),
            f_min=self.min_spin.value(),
            f_max=self.max_spin.value(),
            threshold=self.threshold_slider.value() + 100,  # dB → 0-100 scale
            ring_out=self._ring_out_s,
            notes="",
            peaks=peaks,
            annotations=annotations,
        )

    def _on_save_measurement(self) -> None:
        m = self._collect_measurement()
        try:
            path = M.save_measurement(m)
            QtWidgets.QMessageBox.information(
                self, "Measurement Saved", f"Saved to:\n{path}"
            )
        except OSError as exc:
            QtWidgets.QMessageBox.warning(
                self, "Save Error", f"Could not save measurement:\n{exc}"
            )

    def _on_open_measurements(self) -> None:
        dlg = MD.MeasurementsDialog(self)
        dlg.measurementSelected.connect(self._restore_measurement)
        dlg.exec()

    def _restore_measurement(self, m: M.PeakMeasurement) -> None:
        import numpy as np

        canvas = self.fft_canvas

        if self._is_frozen:
            self.set_frozen(False)

        self.guitar_type_combo.setCurrentText(m.guitar_type)
        self.min_spin.setValue(m.f_min)
        self.max_spin.setValue(m.f_max)
        self.threshold_slider.setValue(m.threshold - 100)  # 0-100 scale → dB
        self._ring_out_s = m.ring_out
        if m.ring_out is not None:
            self.set_ring_out(m.ring_out)

        if m.peaks:
            peaks_array = np.array(
                [[p.freq, p.mag, p.q] for p in m.peaks], dtype=np.float64
            )
        else:
            peaks_array = np.zeros((0, 3), dtype=np.float64)

        canvas.saved_peaks = peaks_array
        canvas.b_peaks_freq = peaks_array[:, 0] if len(peaks_array) > 0 else []
        canvas.peaks_f_min_index = 0
        canvas.peaks_f_max_index = len(peaks_array)
        canvas.peaksChanged.emit(peaks_array)

        model = self.peak_widget.model
        model.modes = {
            p.freq: p.mode for p in m.peaks if p.mode and p.mode != ""
        }
        model.show = {p.freq: p.show for p in m.peaks if p.show == "on"}

        canvas.annotations.clear_annotations()
        for ann in m.annotations:
            canvas.annotations.annotations.append(
                {
                    "freq": ann.freq,
                    "annotation": None,
                    "arrow_line": None,
                    "annotation_range": None,
                    "mag": ann.mag,
                    "text": ann.text,
                    "xytext": tuple(ann.xytext),
                }
            )

        self.set_frozen(True)

    def _on_export_spectrum(self) -> None:
        from pyqtgraph.exporters import ImageExporter
        path, _ = QtWidgets.QFileDialog.getSaveFileName(
            self,
            "Export Spectrum",
            os.path.expanduser("~/Documents/GuitarTap"),
            "PNG images (*.png)",
        )
        if not path:
            return
        if not path.endswith(".png"):
            path += ".png"
        try:
            exporter = ImageExporter(self.fft_canvas.getPlotItem())
            exporter.export(path)
        except Exception as exc:
            QtWidgets.QMessageBox.warning(self, "Export Failed", str(exc))

    def _on_export_pdf(self) -> None:
        import tempfile
        from pyqtgraph.exporters import ImageExporter

        path, _ = QtWidgets.QFileDialog.getSaveFileName(
            self,
            "Export PDF Report",
            os.path.expanduser("~/Documents/GuitarTap"),
            "PDF files (*.pdf)",
        )
        if not path:
            return
        if not path.endswith(".pdf"):
            path += ".pdf"

        png_path: str | None = None
        try:
            exporter = ImageExporter(self.fft_canvas.getPlotItem())
            tmp = tempfile.NamedTemporaryFile(suffix=".png", delete=False)
            tmp.close()
            png_path = tmp.name
            exporter.export(png_path)
        except Exception:
            png_path = None

        m = self._collect_measurement()
        try:
            M.export_pdf(m, png_path, path)
            QtWidgets.QMessageBox.information(
                self, "PDF Exported", f"Report saved to:\n{path}"
            )
        except Exception as exc:
            QtWidgets.QMessageBox.warning(
                self, "Export Error", f"Could not export PDF:\n{exc}"
            )
        finally:
            if png_path and os.path.exists(png_path):
                try:
                    os.remove(png_path)
                except OSError:
                    pass

    # ================================================================
    # Device management
    # ================================================================

    def _on_devices_changed(self, device_names: list[str]) -> None:
        self.device_status_lbl.setText(
            "⚠ Audio devices changed — open Settings to reselect"
        )

    def _on_device_lost(self, device_name: str) -> None:
        QtWidgets.QMessageBox.warning(
            self,
            "Audio Device Disconnected",
            f'The recording device "{device_name}" has been disconnected.\n\n'
            "Open Settings to select another device.",
        )

    def import_calibration(self) -> None:
        start_dir = AS.AppSettings.calibration_path() or os.path.expanduser("~")
        path, _ = QtWidgets.QFileDialog.getOpenFileName(
            self,
            "Import Microphone Calibration",
            start_dir,
            "Calibration files (*.cal *.txt);;All files (*)",
        )
        if not path:
            return
        canvas = self.fft_canvas
        if canvas.load_calibration(path):
            AS.AppSettings.set_calibration_path(os.path.dirname(path))
            device_name = canvas.current_calibration_device()
            if device_name:
                AS.AppSettings.set_calibration_for_device(device_name, path)
            self.set_calibration_status(path)
        else:
            QtWidgets.QMessageBox.warning(
                self,
                "Calibration Error",
                f"Could not parse calibration file:\n{path}",
            )

    def show_device_dialog(self) -> None:
        current_index = self.fft_canvas.mic.device_index or -1
        dlg = SD.ShowInputDevices(current_device_index=current_index)
        if dlg.exec() == QtWidgets.QDialog.DialogCode.Accepted:
            chosen = dlg.selected_device_index()
            if chosen >= 0 and chosen != current_index:
                self.fft_canvas.set_device(chosen)
                dev_info = sd.query_devices(chosen)
                dev_name = str(dev_info["name"])  # type: ignore[index]
                AS.AppSettings.set_device_name(dev_name)
                self.device_status_lbl.setText(dev_name)
                cal_path = AS.AppSettings.calibration_for_device(dev_name)
                self.set_calibration_status(cal_path)

    # ================================================================
    # Settings dialog
    # ================================================================

    def _show_settings(self) -> None:  # noqa: C901
        """Modal settings dialog matching the Swift TapSettingsView structure."""
        dlg = QtWidgets.QDialog(self)
        dlg.setWindowTitle("Settings")
        dlg.setMinimumWidth(460)

        # Outer layout wraps a scroll area so the dialog stays manageable on small screens
        outer = QtWidgets.QVBoxLayout(dlg)
        outer.setContentsMargins(8, 8, 8, 8)

        scroll = QtWidgets.QScrollArea()
        scroll.setWidgetResizable(True)
        scroll.setFrameShape(QtWidgets.QFrame.Shape.NoFrame)
        content = QtWidgets.QWidget()
        vbox = QtWidgets.QVBoxLayout(content)
        vbox.setSpacing(8)
        scroll.setWidget(content)
        outer.addWidget(scroll)

        close_btn = QtWidgets.QPushButton("Close")
        close_btn.setDefault(True)
        close_btn.clicked.connect(dlg.accept)
        outer.addWidget(close_btn)

        # Shared font helpers
        small = QtGui.QFont(dlg.font())
        small.setPointSize(max(8, dlg.font().pointSize() - 1))
        hdr_font = QtGui.QFont(small)
        hdr_font.setBold(True)

        # =====================================================
        # 1. Measurement Type Section
        # =====================================================
        meas_group = QtWidgets.QGroupBox("Measurement Type")
        mg = QtWidgets.QVBoxLayout(meas_group)

        MEAS_TYPES = [
            "Classical Guitar",
            "Flamenco Guitar",
            "Acoustic Guitar",
            "Material (Plate)",
            "Material (Brace)",
        ]
        MEAS_DESCRIPTIONS = {
            "Classical Guitar": "Nylon string, fan-braced, deep body",
            "Flamenco Guitar": "Nylon string, light bracing, shallow body",
            "Acoustic Guitar": "Steel string, X-braced (Dreadnought, OM, etc.)",
            "Material (Plate)": "Rectangular wood plate for calculating stiffness and sound radiation",
            "Material (Brace)": "Brace strip — measures longitudinal stiffness (fL only)",
        }
        # Maps unified name → (measurement_type_combo value, guitar_type_combo value | None)
        MEAS_TO_COMBO: dict[str, tuple[str, str | None]] = {
            "Classical Guitar": ("Guitar", "Classical"),
            "Flamenco Guitar": ("Guitar", "Flamenco"),
            "Acoustic Guitar": ("Guitar", "Acoustic"),
            "Material (Plate)": ("Plate", None),
            "Material (Brace)": ("Brace", None),
        }
        GUITAR_TYPE_MAP = {
            "Classical Guitar": "Classical",
            "Flamenco Guitar": "Flamenco",
            "Acoustic Guitar": "Acoustic",
        }

        # Derive the current unified type from the existing hidden combos
        cur_meas = self.measurement_type_combo.currentText()
        cur_guitar = self.guitar_type_combo.currentText()
        cur_unified = f"{cur_guitar} Guitar" if cur_meas == "Guitar" else f"Material ({cur_meas})"

        meas_type_combo = QtWidgets.QComboBox()
        meas_type_combo.addItems(MEAS_TYPES)
        meas_type_combo.setCurrentText(cur_unified)
        mg.addWidget(meas_type_combo)

        meas_desc_lbl = QtWidgets.QLabel(MEAS_DESCRIPTIONS.get(cur_unified, ""))
        meas_desc_lbl.setFont(small)
        meas_desc_lbl.setWordWrap(True)
        mg.addWidget(meas_desc_lbl)

        # ---- Guitar-specific content ----
        guitar_widget = QtWidgets.QWidget()
        guitar_layout = QtWidgets.QVBoxLayout(guitar_widget)
        guitar_layout.setContentsMargins(0, 4, 0, 0)
        guitar_layout.setSpacing(4)

        mode_header = QtWidgets.QLabel("Mode Frequency Ranges")
        mode_header.setFont(hdr_font)
        guitar_layout.addWidget(mode_header)

        mode_ranges_lbl = QtWidgets.QLabel()
        mode_ranges_lbl.setFont(small)
        mode_ranges_lbl.setWordWrap(True)
        guitar_layout.addWidget(mode_ranges_lbl)

        show_unknown_cb = QtWidgets.QCheckBox("Show Unknown Modes")
        show_unknown_cb.setToolTip("Display peaks that don't fall within known mode classification ranges")
        show_unknown_cb.setChecked(AS.AppSettings.show_unknown_modes())
        show_unknown_cb.toggled.connect(AS.AppSettings.set_show_unknown_modes)
        unknown_desc = QtWidgets.QLabel("Display peaks outside known mode ranges")
        unknown_desc.setFont(small)
        guitar_layout.addWidget(show_unknown_cb)
        guitar_layout.addWidget(unknown_desc)
        mg.addWidget(guitar_widget)

        # ---- Plate-specific content ----
        plate_widget = QtWidgets.QWidget()
        plate_layout = QtWidgets.QVBoxLayout(plate_widget)
        plate_layout.setContentsMargins(0, 4, 0, 0)
        plate_layout.setSpacing(4)
        plate_layout.addWidget(_hsep())

        plate_dims_hdr = QtWidgets.QLabel("Sample Dimensions")
        plate_dims_hdr.setFont(hdr_font)
        plate_layout.addWidget(plate_dims_hdr)

        def _dim_spinbox(suffix: str, max_val: float = 2000.0) -> QtWidgets.QDoubleSpinBox:
            sb = QtWidgets.QDoubleSpinBox()
            sb.setDecimals(1)
            sb.setMinimum(0.1)
            sb.setMaximum(max_val)
            sb.setSuffix(f" {suffix}")
            return sb

        plate_form = QtWidgets.QFormLayout()
        plate_form.setLabelAlignment(QtCore.Qt.AlignmentFlag.AlignLeft)

        plate_length_spin = _dim_spinbox("mm", 2000.0)
        plate_length_spin.setValue(AS.AppSettings.plate_length())
        plate_form.addRow("Length (along grain):", plate_length_spin)

        plate_width_spin = _dim_spinbox("mm", 1000.0)
        plate_width_spin.setValue(AS.AppSettings.plate_width())
        plate_form.addRow("Width (cross grain):", plate_width_spin)

        plate_thick_spin = _dim_spinbox("mm", 50.0)
        plate_thick_spin.setValue(AS.AppSettings.plate_thickness())
        plate_form.addRow("Thickness:", plate_thick_spin)

        plate_mass_spin = _dim_spinbox("g", 5000.0)
        plate_mass_spin.setValue(AS.AppSettings.plate_mass())
        plate_form.addRow("Mass:", plate_mass_spin)

        plate_density_lbl = QtWidgets.QLabel("—")
        plate_density_lbl.setFont(small)
        plate_form.addRow("Calculated Density:", plate_density_lbl)

        plate_layout.addLayout(plate_form)

        def _update_plate_density() -> None:
            L = plate_length_spin.value()
            W = plate_width_spin.value()
            T = plate_thick_spin.value()
            m = plate_mass_spin.value()
            if L > 0 and W > 0 and T > 0 and m > 0:
                density = m / ((L / 10) * (W / 10) * (T / 10))
                plate_density_lbl.setText(f"{density:.3f} g/cm³")
            else:
                plate_density_lbl.setText("—")

        plate_length_spin.valueChanged.connect(lambda _: _update_plate_density())
        plate_width_spin.valueChanged.connect(lambda _: _update_plate_density())
        plate_thick_spin.valueChanged.connect(lambda _: _update_plate_density())
        plate_mass_spin.valueChanged.connect(lambda _: _update_plate_density())
        _update_plate_density()

        plate_layout.addWidget(_hsep())

        measure_flc_cb = QtWidgets.QCheckBox("Measure FLC (Diagonal Tap)")
        measure_flc_cb.setChecked(AS.AppSettings.measure_flc())
        flc_desc = QtWidgets.QLabel(
            "Add a 3rd tap: hold plate at midpoint of one long edge, tap near opposite corner. "
            "Measures shear stiffness for Gore target thickness."
        )
        flc_desc.setFont(small)
        flc_desc.setWordWrap(True)
        plate_layout.addWidget(measure_flc_cb)
        plate_layout.addWidget(flc_desc)
        plate_layout.addWidget(_hsep())

        gore_hdr = QtWidgets.QLabel("Gore Target Thickness — Body Dimensions")
        gore_hdr.setFont(hdr_font)
        plate_layout.addWidget(gore_hdr)
        gore_desc = QtWidgets.QLabel(
            "Finished guitar body dimensions used in Gore's Eq. 4.5-7 to calculate target plate thickness."
        )
        gore_desc.setFont(small)
        gore_desc.setWordWrap(True)
        plate_layout.addWidget(gore_desc)

        gore_form = QtWidgets.QFormLayout()
        gore_form.setLabelAlignment(QtCore.Qt.AlignmentFlag.AlignLeft)
        gore_body_len_spin = _dim_spinbox("mm", 1000.0)
        gore_body_len_spin.setValue(AS.AppSettings.guitar_body_length())
        gore_form.addRow("Body Length (a):", gore_body_len_spin)
        gore_body_wid_spin = _dim_spinbox("mm", 1000.0)
        gore_body_wid_spin.setValue(AS.AppSettings.guitar_body_width())
        gore_form.addRow("Lower Bout Width (b):", gore_body_wid_spin)
        plate_layout.addLayout(gore_form)
        plate_layout.addWidget(_hsep())

        fvs_hdr = QtWidgets.QLabel("Plate Vibrational Stiffness (f_vs)")
        fvs_hdr.setFont(hdr_font)
        plate_layout.addWidget(fvs_hdr)

        PRESET_DISPLAY_NAMES = [
            "Steel String Top (75)",
            "Steel String Back (55)",
            "Classical Top (60)",
            "Classical Back (50)",
            "Custom",
        ]
        PRESET_STORAGE_NAMES = [
            "Steel String Top",
            "Steel String Back",
            "Classical Top",
            "Classical Back",
            "Custom",
        ]
        fvs_combo = QtWidgets.QComboBox()
        fvs_combo.addItems(PRESET_DISPLAY_NAMES)
        saved_preset = AS.AppSettings.plate_stiffness_preset()
        if saved_preset in PRESET_STORAGE_NAMES:
            fvs_combo.setCurrentIndex(PRESET_STORAGE_NAMES.index(saved_preset))
        plate_layout.addWidget(fvs_combo)

        custom_fvs_widget = QtWidgets.QWidget()
        custom_fvs_row = QtWidgets.QHBoxLayout(custom_fvs_widget)
        custom_fvs_row.setContentsMargins(0, 0, 0, 0)
        custom_fvs_row.addWidget(QtWidgets.QLabel("Custom f_vs value:"))
        custom_fvs_spin = QtWidgets.QDoubleSpinBox()
        custom_fvs_spin.setDecimals(1)
        custom_fvs_spin.setMinimum(1.0)
        custom_fvs_spin.setMaximum(500.0)
        custom_fvs_spin.setValue(AS.AppSettings.custom_plate_stiffness())
        custom_fvs_row.addWidget(custom_fvs_spin)
        custom_fvs_widget.setVisible(fvs_combo.currentText() == "Custom")
        fvs_combo.currentTextChanged.connect(
            lambda t: custom_fvs_widget.setVisible(t == "Custom")
        )
        plate_layout.addWidget(custom_fvs_widget)
        mg.addWidget(plate_widget)

        # ---- Brace-specific content ----
        brace_widget = QtWidgets.QWidget()
        brace_layout = QtWidgets.QVBoxLayout(brace_widget)
        brace_layout.setContentsMargins(0, 4, 0, 0)
        brace_layout.setSpacing(4)
        brace_layout.addWidget(_hsep())

        brace_dims_hdr = QtWidgets.QLabel("Brace Dimensions")
        brace_dims_hdr.setFont(hdr_font)
        brace_layout.addWidget(brace_dims_hdr)

        brace_form = QtWidgets.QFormLayout()
        brace_form.setLabelAlignment(QtCore.Qt.AlignmentFlag.AlignLeft)

        brace_length_spin = _dim_spinbox("mm", 1000.0)
        brace_length_spin.setValue(AS.AppSettings.brace_length())
        brace_form.addRow("Length (along grain):", brace_length_spin)

        brace_width_spin = _dim_spinbox("mm", 200.0)
        brace_width_spin.setValue(AS.AppSettings.brace_width())
        brace_form.addRow("Width (breadth):", brace_width_spin)

        brace_thick_spin = _dim_spinbox("mm", 200.0)
        brace_thick_spin.setValue(AS.AppSettings.brace_thickness())
        brace_form.addRow("Height (tap direction):", brace_thick_spin)

        height_note = QtWidgets.QLabel(
            "Brace height when lying flat — this is the t dimension in the stiffness formula"
        )
        height_note.setFont(small)
        height_note.setWordWrap(True)
        brace_form.addRow("", height_note)

        brace_mass_spin = _dim_spinbox("g", 500.0)
        brace_mass_spin.setValue(AS.AppSettings.brace_mass())
        brace_form.addRow("Mass:", brace_mass_spin)

        brace_density_lbl = QtWidgets.QLabel("—")
        brace_density_lbl.setFont(small)
        brace_form.addRow("Calculated Density:", brace_density_lbl)
        brace_layout.addLayout(brace_form)

        def _update_brace_density() -> None:
            L = brace_length_spin.value()
            W = brace_width_spin.value()
            T = brace_thick_spin.value()
            m = brace_mass_spin.value()
            if L > 0 and W > 0 and T > 0 and m > 0:
                density = m / ((L / 10) * (W / 10) * (T / 10))
                brace_density_lbl.setText(f"{density:.3f} g/cm³")
            else:
                brace_density_lbl.setText("—")

        brace_length_spin.valueChanged.connect(lambda _: _update_brace_density())
        brace_width_spin.valueChanged.connect(lambda _: _update_brace_density())
        brace_thick_spin.valueChanged.connect(lambda _: _update_brace_density())
        brace_mass_spin.valueChanged.connect(lambda _: _update_brace_density())
        _update_brace_density()
        mg.addWidget(brace_widget)

        # ---- Mode ranges display ----
        def _update_mode_ranges(unified_type: str) -> None:
            gt_str = GUITAR_TYPE_MAP.get(unified_type)
            if gt_str is None:
                return
            try:
                gt = GM.GuitarType(gt_str)
            except ValueError:
                return
            bands = GM.get_bands(gt)
            parts = [f"{name.split()[0]} {name.split()[1]}: {int(lo)}–{int(hi)} Hz"
                     for lo, hi, name, _ in bands]
            mode_ranges_lbl.setText("  |  ".join(parts))

        # ---- Show/hide type-specific widgets ----
        def _on_meas_type_changed(unified: str) -> None:
            meas_t, guitar_t = MEAS_TO_COMBO[unified]
            self.measurement_type_combo.setCurrentText(meas_t)
            if guitar_t:
                self.guitar_type_combo.setCurrentText(guitar_t)
            is_guitar = meas_t == "Guitar"
            meas_desc_lbl.setText(MEAS_DESCRIPTIONS.get(unified, ""))
            guitar_widget.setVisible(is_guitar)
            plate_widget.setVisible(meas_t == "Plate")
            brace_widget.setVisible(meas_t == "Brace")
            peak_thresh_widget.setEnabled(is_guitar)
            max_peaks_widget.setEnabled(is_guitar)
            if is_guitar and guitar_t:
                _update_mode_ranges(unified)

        meas_type_combo.currentTextChanged.connect(_on_meas_type_changed)
        vbox.addWidget(meas_group)

        # =====================================================
        # 2. Display Settings Section
        # =====================================================
        disp_group = QtWidgets.QGroupBox("Display Settings")
        dg = QtWidgets.QVBoxLayout(disp_group)

        disp_form = QtWidgets.QFormLayout()
        disp_form.addRow("Start (Hz):", self.min_spin)
        disp_form.addRow("Stop (Hz):", self.max_spin)

        db_min_spin = QtWidgets.QDoubleSpinBox()
        db_min_spin.setRange(-120, 20)
        db_min_spin.setDecimals(1)
        db_min_spin.setSuffix(" dB")
        db_min_spin.setValue(AS.AppSettings.db_min())
        disp_form.addRow("Min Magnitude:", db_min_spin)

        db_max_spin = QtWidgets.QDoubleSpinBox()
        db_max_spin.setRange(-120, 20)
        db_max_spin.setDecimals(1)
        db_max_spin.setSuffix(" dB")
        db_max_spin.setValue(AS.AppSettings.db_max())
        disp_form.addRow("Max Magnitude:", db_max_spin)
        dg.addLayout(disp_form)

        db_min_spin.valueChanged.connect(lambda v: AS.AppSettings.set_db_min(v))
        db_max_spin.valueChanged.connect(lambda v: AS.AppSettings.set_db_max(v))

        save_view_btn = QtWidgets.QPushButton("Save Current View")
        save_view_btn.setToolTip("Persist the current pan/zoom state as the default view")

        def _save_current_view() -> None:
            vb = self.fft_canvas.getPlotItem().vb
            x_range, y_range = vb.viewRange()
            meas_t = self.measurement_type_combo.currentText()
            AS.AppSettings.set_f_min(int(x_range[0]), meas_t)
            AS.AppSettings.set_f_max(int(x_range[1]), meas_t)
            AS.AppSettings.set_db_min(y_range[0])
            AS.AppSettings.set_db_max(y_range[1])
            self.min_spin.setValue(int(x_range[0]))
            self.max_spin.setValue(int(x_range[1]))
            db_min_spin.setValue(y_range[0])
            db_max_spin.setValue(y_range[1])

        save_view_btn.clicked.connect(_save_current_view)
        dg.addWidget(save_view_btn)

        reset_disp_btn = QtWidgets.QPushButton("Reset to Defaults")
        reset_disp_btn.setToolTip("Restore factory display settings for the current measurement type")

        def _reset_display_defaults() -> None:
            meas_t = self.measurement_type_combo.currentText()
            f_min_def = {"Plate": 30, "Brace": 30}.get(meas_t, 75)
            f_max_def = {"Plate": 600, "Brace": 1000}.get(meas_t, 350)
            self.min_spin.setValue(f_min_def)
            self.max_spin.setValue(f_max_def)
            db_min_spin.setValue(-100.0)
            db_max_spin.setValue(0.0)

        reset_disp_btn.clicked.connect(_reset_display_defaults)
        dg.addWidget(reset_disp_btn)
        vbox.addWidget(disp_group)

        # =====================================================
        # 3. Analysis Settings Section
        # =====================================================
        analysis_group = QtWidgets.QGroupBox("Analysis Settings")
        an = QtWidgets.QVBoxLayout(analysis_group)

        an_form = QtWidgets.QFormLayout()

        an_f_min_spin = QtWidgets.QDoubleSpinBox()
        an_f_min_spin.setRange(0, 22050)
        an_f_min_spin.setDecimals(0)
        an_f_min_spin.setSuffix(" Hz")
        an_f_min_spin.setValue(AS.AppSettings.analysis_f_min())
        an_form.addRow("Analysis Min:", an_f_min_spin)

        an_f_max_spin = QtWidgets.QDoubleSpinBox()
        an_f_max_spin.setRange(0, 22050)
        an_f_max_spin.setDecimals(0)
        an_f_max_spin.setSuffix(" Hz")
        an_f_max_spin.setValue(AS.AppSettings.analysis_f_max())
        an_form.addRow("Analysis Max:", an_f_max_spin)
        an.addLayout(an_form)

        an_f_min_spin.valueChanged.connect(lambda v: AS.AppSettings.set_analysis_f_min(v))
        an_f_max_spin.valueChanged.connect(lambda v: AS.AppSettings.set_analysis_f_max(v))

        # Peak Detection Minimum (guitar only)
        peak_thresh_widget = QtWidgets.QWidget()
        pt_layout = QtWidgets.QVBoxLayout(peak_thresh_widget)
        pt_layout.setContentsMargins(0, 4, 0, 0)
        pt_layout.setSpacing(4)
        pt_hdr = QtWidgets.QLabel("Peak Detection Minimum")
        pt_hdr.setFont(hdr_font)
        pt_layout.addWidget(pt_hdr)
        pt_row = QtWidgets.QHBoxLayout()
        peak_thresh_spin = QtWidgets.QDoubleSpinBox()
        peak_thresh_spin.setRange(-120, 0)
        peak_thresh_spin.setDecimals(1)
        peak_thresh_spin.setSuffix(" dB")
        peak_thresh_spin.setValue(AS.AppSettings.peak_threshold())
        pt_row.addWidget(peak_thresh_spin)
        pt_row.addStretch()
        pt_layout.addLayout(pt_row)
        pt_desc = QtWidgets.QLabel("Minimum magnitude for peak detection. Typical range: -60 to -40 dB")
        pt_desc.setFont(small)
        pt_desc.setWordWrap(True)
        pt_layout.addWidget(pt_desc)
        peak_thresh_spin.valueChanged.connect(lambda v: AS.AppSettings.set_peak_threshold(v))
        an.addWidget(peak_thresh_widget)

        # Maximum Peaks (guitar only)
        max_peaks_widget = QtWidgets.QWidget()
        mp_layout = QtWidgets.QVBoxLayout(max_peaks_widget)
        mp_layout.setContentsMargins(0, 4, 0, 0)
        mp_layout.setSpacing(4)
        mp_hdr = QtWidgets.QLabel("Maximum Peaks")
        mp_hdr.setFont(hdr_font)
        mp_layout.addWidget(mp_hdr)
        mp_row = QtWidgets.QHBoxLayout()
        saved_max_peaks = AS.AppSettings.max_peaks()
        mp_spin = QtWidgets.QSpinBox()
        mp_spin.setRange(1, 100)
        mp_spin.setValue(saved_max_peaks if saved_max_peaks > 0 else 10)
        mp_spin.setEnabled(saved_max_peaks != 0)
        mp_row.addWidget(mp_spin)
        mp_row.addWidget(QtWidgets.QLabel("peaks"))
        mp_row.addStretch()
        mp_layout.addLayout(mp_row)
        mp_all_cb = QtWidgets.QCheckBox("Capture all peaks in analysis range")
        mp_all_cb.setChecked(saved_max_peaks == 0)
        mp_desc = QtWidgets.QLabel(
            "Maximum number of peaks to detect. Set to 'All' to capture every peak above the threshold."
        )
        mp_desc.setFont(small)
        mp_desc.setWordWrap(True)
        mp_layout.addWidget(mp_all_cb)
        mp_layout.addWidget(mp_desc)

        def _on_all_peaks_toggled(checked: bool) -> None:
            mp_spin.setEnabled(not checked)
            AS.AppSettings.set_max_peaks(0 if checked else mp_spin.value())

        mp_all_cb.toggled.connect(_on_all_peaks_toggled)
        mp_spin.valueChanged.connect(
            lambda v: AS.AppSettings.set_max_peaks(v) if not mp_all_cb.isChecked() else None
        )
        an.addWidget(max_peaks_widget)

        # Hysteresis Margin
        an.addWidget(QtWidgets.QLabel("Hysteresis Margin"))
        hyst_row = QtWidgets.QHBoxLayout()
        hyst_slider = QtWidgets.QSlider(QtCore.Qt.Orientation.Horizontal)
        hyst_slider.setRange(1, 10)
        hyst_slider.setValue(AS.AppSettings.hysteresis_margin())
        hyst_slider.setToolTip(
            "How far the signal must drop below the threshold before the\n"
            "detector resets and is ready for the next tap"
        )
        hyst_row.addWidget(hyst_slider)
        hyst_readout = QtWidgets.QLabel(f"{AS.AppSettings.hysteresis_margin():.1f} dB")
        hyst_readout.setMinimumWidth(50)
        hyst_readout.setAlignment(
            QtCore.Qt.AlignmentFlag.AlignRight | QtCore.Qt.AlignmentFlag.AlignVCenter
        )
        hyst_row.addWidget(hyst_readout)
        hyst_reset = QtWidgets.QToolButton()
        hyst_reset.setIcon(qta.icon("mdi.undo"))
        hyst_reset.setStyleSheet("border: none")
        hyst_reset.setToolTip("Reset to default (3 dB)")
        hyst_reset.clicked.connect(lambda: hyst_slider.setValue(3))
        hyst_row.addWidget(hyst_reset)
        an.addLayout(hyst_row)
        hyst_desc = QtWidgets.QLabel(
            "How far the signal must drop below the detection threshold before the detector resets "
            "and is ready for the next tap. A higher value prevents a single loud tap from "
            "triggering multiple detections."
        )
        hyst_desc.setWordWrap(True)
        hyst_desc.setFont(small)
        an.addWidget(hyst_desc)

        def _on_hyst_changed(val: int) -> None:
            self.fft_canvas.set_hysteresis_margin(val)
            AS.AppSettings.set_hysteresis_margin(val)
            hyst_readout.setText(f"{val:.1f} dB")

        hyst_slider.valueChanged.connect(_on_hyst_changed)

        reset_analysis_btn = QtWidgets.QPushButton("Reset Analysis Settings")

        def _reset_analysis_settings() -> None:
            an_f_min_spin.setValue(30.0)
            an_f_max_spin.setValue(2000.0)
            peak_thresh_spin.setValue(-60.0)
            mp_all_cb.setChecked(True)
            hyst_slider.setValue(3)

        reset_analysis_btn.clicked.connect(_reset_analysis_settings)
        an.addWidget(reset_analysis_btn)

        vbox.addWidget(analysis_group)

        # =====================================================
        # 4. Audio Input & Calibration Section
        # =====================================================
        audio_group = QtWidgets.QGroupBox("Audio Input & Calibration")
        aud = QtWidgets.QVBoxLayout(audio_group)

        aud.addWidget(QtWidgets.QLabel("Audio Input Device:"))
        device_combo = QtWidgets.QComboBox()
        device_combo.setToolTip("Select the microphone or audio input device to use")

        input_devices: list[tuple[int, str, float]] = []
        try:
            default_input = sd.query_devices(kind="input")
            default_input_name: str = str(default_input["name"]) if default_input else ""
            for i, dev in enumerate(sd.query_devices()):
                if dev["max_input_channels"] > 0:
                    input_devices.append((i, str(dev["name"]), float(dev["default_samplerate"])))
        except Exception:
            default_input_name = ""

        saved_dev_name = AS.AppSettings.device_name()
        current_dev_idx = -1
        for list_idx, (_, dev_name, _) in enumerate(input_devices):
            device_combo.addItem(dev_name)
            if dev_name == saved_dev_name:
                current_dev_idx = list_idx
        if current_dev_idx >= 0:
            device_combo.setCurrentIndex(current_dev_idx)
        aud.addWidget(device_combo)

        sr_lbl = QtWidgets.QLabel()
        sr_lbl.setFont(small)

        def _update_sr_lbl(combo_idx: int) -> None:
            if 0 <= combo_idx < len(input_devices):
                sr_lbl.setText(f"Sample Rate: {input_devices[combo_idx][2] / 1000:.0f} kHz")
            else:
                sr_lbl.setText("")

        _update_sr_lbl(device_combo.currentIndex())
        device_combo.currentIndexChanged.connect(_update_sr_lbl)
        aud.addWidget(sr_lbl)

        def _on_device_selected(combo_idx: int) -> None:
            if 0 <= combo_idx < len(input_devices):
                dev_idx, dev_name, _ = input_devices[combo_idx]
                if dev_name != AS.AppSettings.device_name():
                    self.fft_canvas.set_device(dev_idx)
                    AS.AppSettings.set_device_name(dev_name)
                    self.device_status_lbl.setText(dev_name)
                    self.set_calibration_status(AS.AppSettings.calibration_for_device(dev_name))
                    _update_cal_display()

        device_combo.currentIndexChanged.connect(_on_device_selected)
        aud.addWidget(_hsep())

        # Calibration picker
        aud.addWidget(QtWidgets.QLabel("Calibration:"))
        cal_combo = QtWidgets.QComboBox()

        def _rebuild_cal_combo() -> None:
            cal_combo.blockSignals(True)
            cal_combo.clear()
            cal_combo.addItem("None (Uncalibrated)")
            for dev_name, path in AS.AppSettings.all_calibrations().items():
                if path:
                    cal_combo.addItem(
                        f"{dev_name}: {os.path.basename(path)}",
                        userData=(dev_name, path),
                    )
            cal_combo.blockSignals(False)

        def _update_cal_display() -> None:
            _rebuild_cal_combo()
            cur_dev = AS.AppSettings.device_name()
            cur_cal = AS.AppSettings.calibration_for_device(cur_dev)
            if cur_cal:
                for i in range(cal_combo.count()):
                    data = cal_combo.itemData(i)
                    if data and data[1] == cur_cal:
                        cal_combo.setCurrentIndex(i)
                        break
            else:
                cal_combo.setCurrentIndex(0)

        _update_cal_display()
        aud.addWidget(cal_combo)

        import_btn = QtWidgets.QPushButton("Import Calibration File...")
        import_btn.clicked.connect(self.import_calibration)
        import_btn.clicked.connect(_update_cal_display)
        aud.addWidget(import_btn)

        delete_cal_btn = QtWidgets.QPushButton("Delete All Calibrations")

        def _delete_all_calibrations() -> None:
            reply = QtWidgets.QMessageBox.question(
                dlg,
                "Delete All Calibrations",
                "Remove all stored calibration files?",
                QtWidgets.QMessageBox.StandardButton.Yes
                | QtWidgets.QMessageBox.StandardButton.Cancel,
            )
            if reply == QtWidgets.QMessageBox.StandardButton.Yes:
                AS.AppSettings.delete_all_calibrations()
                self.set_calibration_status("")
                _update_cal_display()

        delete_cal_btn.clicked.connect(_delete_all_calibrations)
        aud.addWidget(delete_cal_btn)
        vbox.addWidget(audio_group)

        # =====================================================
        # 5. FFT Processing Section
        # =====================================================
        fft_group = QtWidgets.QGroupBox("FFT Processing")
        fg = QtWidgets.QVBoxLayout(fft_group)

        hop_hdr_row = QtWidgets.QHBoxLayout()
        hop_hdr = QtWidgets.QLabel("Hop Size Overlap")
        hop_hdr.setFont(hdr_font)
        hop_hdr_row.addWidget(hop_hdr)
        hop_hdr_row.addStretch()
        hop_readout = QtWidgets.QLabel(f"{int(AS.AppSettings.hop_size_overlap())}%")
        hop_readout.setFont(hdr_font)
        hop_hdr_row.addWidget(hop_readout)
        fg.addLayout(hop_hdr_row)

        hop_row = QtWidgets.QHBoxLayout()
        hop_zero_lbl = QtWidgets.QLabel("0%")
        hop_zero_lbl.setFont(small)
        hop_row.addWidget(hop_zero_lbl)
        hop_slider = QtWidgets.QSlider(QtCore.Qt.Orientation.Horizontal)
        hop_slider.setRange(0, 15)   # 0–15 steps × 5 % = 0–75 %
        hop_slider.setValue(int(AS.AppSettings.hop_size_overlap() / 5))
        hop_row.addWidget(hop_slider)
        hop_max_lbl = QtWidgets.QLabel("75%")
        hop_max_lbl.setFont(small)
        hop_row.addWidget(hop_max_lbl)
        fg.addLayout(hop_row)

        hop_context_lbl = QtWidgets.QLabel()
        hop_context_lbl.setFont(small)
        hop_context_lbl.setWordWrap(True)

        def _hop_context(pct: int) -> str:
            if pct == 0:
                return "0% overlap: Maximum frame rate, no smoothing"
            if pct <= 25:
                return "Low overlap: Fast response with minimal smoothing"
            if pct <= 50:
                return "Medium overlap: Balanced response and smoothness"
            return "High overlap: Smooth results, slower response"

        def _on_hop_changed(steps: int) -> None:
            pct = steps * 5
            hop_readout.setText(f"{pct}%")
            hop_context_lbl.setText(_hop_context(pct))
            AS.AppSettings.set_hop_size_overlap(float(pct))

        hop_slider.valueChanged.connect(_on_hop_changed)
        _on_hop_changed(hop_slider.value())
        fg.addWidget(hop_context_lbl)

        hop_note = QtWidgets.QLabel(
            "Controls the overlap between FFT windows. Higher overlap provides smoother results "
            "but reduces frame rate. Changes take effect on next analyzer restart."
        )
        hop_note.setFont(small)
        hop_note.setWordWrap(True)
        fg.addWidget(hop_note)
        vbox.addWidget(fft_group)

        # =====================================================
        # 6. About & Help Section
        # =====================================================
        about_group = QtWidgets.QGroupBox("About & Help")
        ab = QtWidgets.QFormLayout(about_group)

        try:
            with open(os.path.join(basedir, "version"), "r", encoding="UTF-8") as fh:
                ver = fh.read().strip()
        except OSError:
            ver = "—"

        ab.addRow("Version:", QtWidgets.QLabel(ver))

        help_btn = QtWidgets.QPushButton("Help")
        help_btn.clicked.connect(self._show_help)
        ab.addRow("", help_btn)
        vbox.addWidget(about_group)

        # Apply initial visibility
        _on_meas_type_changed(cur_unified)

        dlg.resize(460, 700)
        dlg.exec()

        # Persist plate / brace / gore / f_vs settings on close
        AS.AppSettings.set_plate_length(plate_length_spin.value())
        AS.AppSettings.set_plate_width(plate_width_spin.value())
        AS.AppSettings.set_plate_thickness(plate_thick_spin.value())
        AS.AppSettings.set_plate_mass(plate_mass_spin.value())
        AS.AppSettings.set_measure_flc(measure_flc_cb.isChecked())
        AS.AppSettings.set_guitar_body_length(gore_body_len_spin.value())
        AS.AppSettings.set_guitar_body_width(gore_body_wid_spin.value())
        fvs_idx = fvs_combo.currentIndex()
        AS.AppSettings.set_plate_stiffness_preset(
            PRESET_STORAGE_NAMES[fvs_idx] if 0 <= fvs_idx < len(PRESET_STORAGE_NAMES) else "Steel String Top"
        )
        AS.AppSettings.set_custom_plate_stiffness(custom_fvs_spin.value())
        AS.AppSettings.set_brace_length(brace_length_spin.value())
        AS.AppSettings.set_brace_width(brace_width_spin.value())
        AS.AppSettings.set_brace_thickness(brace_thick_spin.value())
        AS.AppSettings.set_brace_mass(brace_mass_spin.value())

        # Re-hide the reparented widgets
        self.min_spin.setParent(None)  # type: ignore[call-overload]
        self.max_spin.setParent(None)  # type: ignore[call-overload]
        self.num_averages.setParent(None)  # type: ignore[call-overload]
        self.avg_enable.setParent(None)  # type: ignore[call-overload]
        self.avg_completed.setParent(None)  # type: ignore[call-overload]
        self.avg_done.setParent(None)  # type: ignore[call-overload]
        self.avg_restart.setParent(None)  # type: ignore[call-overload]

    # ================================================================
    # Help
    # ================================================================

    def _show_help(self) -> None:
        if self._help_dialog is None or not self._help_dialog.isVisible():
            self._help_dialog = HD.HelpDialog(self)
        self._help_dialog.show()
        self._help_dialog.raise_()
        self._help_dialog.activateWindow()

    # ================================================================
    # Window lifecycle
    # ================================================================

    def closeEvent(self, event: QtGui.QCloseEvent) -> None:  # type: ignore[override]
        AS.AppSettings.set_window_geometry(self.saveGeometry())
        super().closeEvent(event)


def _redirect_logs_if_needed() -> None:
    """Redirect stdout/stderr to a log file when not running under a debugger."""
    if sys.gettrace() is not None:
        return
    debug_env = (
        "VSCODE_PID", "PYTHONDEBUG", "PYCHARM_HOSTED", "DEBUGGER", "PYDEVD_USE_FRAME_EVAL"
    )
    if any(v in os.environ for v in debug_env):
        return
    log_dir = os.path.expanduser("~/Library/Logs/GuitarTap")
    os.makedirs(log_dir, exist_ok=True)
    log_path = os.path.join(log_dir, "GuitarTap-debug.log")
    try:
        log_file = open(log_path, "a", encoding="utf-8", buffering=1)  # noqa: WPS515
        sys.stdout = log_file
        sys.stderr = log_file
    except OSError:
        pass


if __name__ == "__main__":
    _redirect_logs_if_needed()

    if os.name == "nt":
        mutex = NM.NamedMutex("guitar-tap-running", True)

    qapp = QtWidgets.QApplication(sys.argv)

    app = MainWindow()
    app.setWindowIcon(QtGui.QIcon(os.path.join(basedir, "icons/guitar-tap.svg")))
    app.show()
    app.activateWindow()
    app.raise_()
    qapp.exec()
